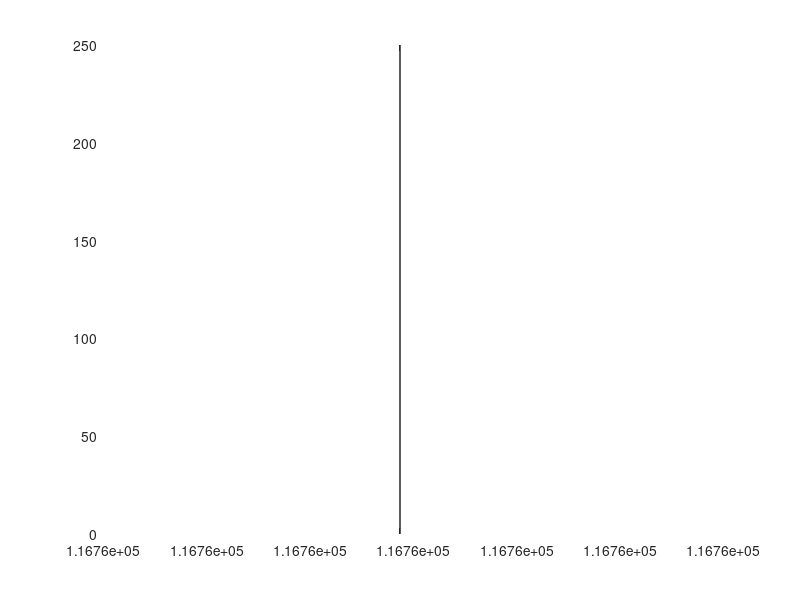
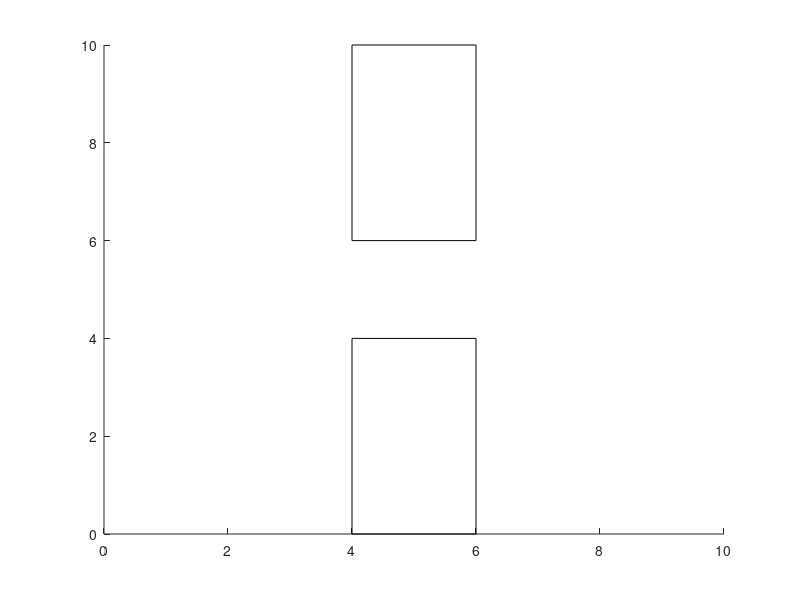

Recreate these plots in MATLAB, in order. (Note: this script raises an error after producing the figures.)
close all;
clear all;
%set imulation param 
x_size = 10; %unit = m
y_size = 10;
Ts = 10^(-6); %sampling time (unit = s)
plot_num = 20;
iter_num = 500;
grid_numX = 50;
grid_numY = 50; %E-density and temperature maps grid number

%inserted boxes define by interval of x and y axis [x_L x_R y_down y_up]
box_num = 2;
box = [4 6 6 y_size; 4 6 0 4];
%plot the box
figure(2);
for i=1:box_num
    boxL = box(i, 2) - box(i, 1);
    boxH = box(i, 4) - box(i, 3);
    figure(2);
    rectangle('Position', [box(i, 1) box(i, 3) boxL boxH]);
    axis([0 x_size 0 y_size])
    hold on;
end

%e- parameter
m = 9.11 * 10^(-31);
T = 300; %unit = K
kb = 1.38 * 10^(-23); %Boltzmann constant
v_th = sqrt(3*kb*T / m) %thermal velocity

e_num = 1000; %number of electron
tmn = 0.2 * 10^(-12);
p_scatter = 1 - exp(-Ts / tmn);
avg_temp = zeros([1, iter_num]);

%initial position
e_posx = randi([0 min(box(:, 1))], e_num, 1);
e_posy = randi([0 (y_size-1)], e_num, 1); %generate random position of n electrons withing the area
e_posx_old = zeros(e_num, 1);
e_posy_old = zeros(e_num, 1);

%initial speed
std = sqrt(m / (2*pi*kb*T));
rand_v = normrnd(v_th, std, [1 e_num]);
figure(1);
hist(rand_v);
e_vx = zeros(e_num, 1); 
e_vy = zeros(e_num, 1); 
for i=1:e_num
    dir = randi([0 360]);
    e_vx(i) = rand_v(i) * cos(dir); %new Vx
    e_vy(i) = rand_v(i) * sin(dir); %new Vy
end

%iteration start
for i=1:iter_num

        %store the prev position
        e_posx_old = e_posx;
        e_posy_old = e_posy; 
        %position update
        e_posx = e_posx + (Ts*e_vx);
        e_posy = e_posy + (Ts*e_vy);
        
        for j=1:e_num
            vx_old = e_vx(j);
            vy_old = e_vy(j);
            e_vx(j) = vx_old;
            e_vy(j) = vy_old;
    
            %check y-axis
            if (e_posy(j) >= y_size) || (e_posy(j) <= 0)
                e_vy(j) = -vy_old;
            else
                e_vy(j) = vy_old;
            end
           
            %check inserted boxes
            for b=1:box_num
                if (e_posx(j) >= box(b, 1)) && (e_posx(j) <= box(b, 2)) && (e_posy(j) >= box(b, 3)) && (e_posy(j) <= box(b, 4)) %if particl in the dead region
                    if (e_posx_old(j) <= box(b, 1) || (e_posx_old(j) >= box(b, 2))) %if partivle come from the sides of the box
                        e_vx(j) = -vx_old;
                    elseif ((e_posy_old(j) < box(b, 3)) || (e_posy_old(j) > box(b, 4))) %if particle top/bottom of the box
                        e_vy(j) = -vy_old;
                    else
                        e_vx(j) = -vx_old;
                        e_vy(j) = -vy_old;
                    end
                end
            end
    
            %update position
            e_posy(j) = e_posy(j) + (Ts*e_vy(j));
            e_posx(j) = e_posx(j) + (Ts*e_vx(j));

            
            %check x boundary
            if (e_posx(j) >= x_size)
                e_posx(j) = 0;
                e_posx_old(j) = 0;
            elseif (e_posx(j) < 0)
                e_posx(j) = x_size;
                e_posx_old(j) = x_size;
            end 
            

    
            %speed for next iteration
            if (randi([0 100]) <= p_scatter)
                dir = randi([0 360]);
                e_vx(j) = v_th * cos(dir); %new Vx
                e_vy(j) = v_th * sin(dir); %new Vy
            end
        end
        
        %plotting
        traj_x = [e_posx_old e_posx];
        traj_y = [e_posy_old e_posy];
        for k=1:plot_num
            figure(2);
            plot(traj_x(k, :), traj_y(k, :), 'SeriesIndex', k);
            hold on;
        end
    
        %average temperature calculation
        ev = sqrt((e_vx.^2) + (e_vy.^2));
        ev_avg = sum(ev) / e_num;
        avg_temp(i) = ((ev_avg^2) * m) / (3*kb);
        
        pause(0.0001); %change this number to change the animation speed

end

%plot avg temperature
figure(3);
plot(linspace(0, iter_num, iter_num), avg_temp, ".-")

%plot the E-density and termperature map
grid_x = x_size / grid_numX;
grid_y = y_size / grid_numY;
e_dens = zeros(grid_numY, grid_numX);
t_map = zeros(grid_numY, grid_numX);
for i=0:(grid_numY - 1)
    for j=0:(grid_numX - 1)
        for k=1:e_num
            up_limx = (i*grid_x) + grid_x;
            low_limx = i*grid_x;
            up_limy = (j*grid_y) + grid_y;
            low_limy = j*grid_y;
            if (e_posx(k) < up_limx) && (e_posx(k) >= low_limx) && (e_posy(k) < up_limy) && (e_posy(k) >= low_limy)
                e_dens(i+1, j+1) = e_dens(i+1, j+1) + 1;
                ev = sqrt((e_vx(k)^2) + (e_vy(k)^2));
                t_map(i+1, j+1) = t_map(i+1, j+1) + (((ev^2) * m) / (3*kb));
            end 
        end
    end
end
denX = linspace(0, grid_numX, grid_numX);
denY = linspace(0, grid_numY, grid_numY);
[denx deny] = meshgrid(denX, denY);
%E-density
figure(4);
surf(denx, deny, e_dens);
%T map
figure(5);
surf(denx, deny, t_map);




